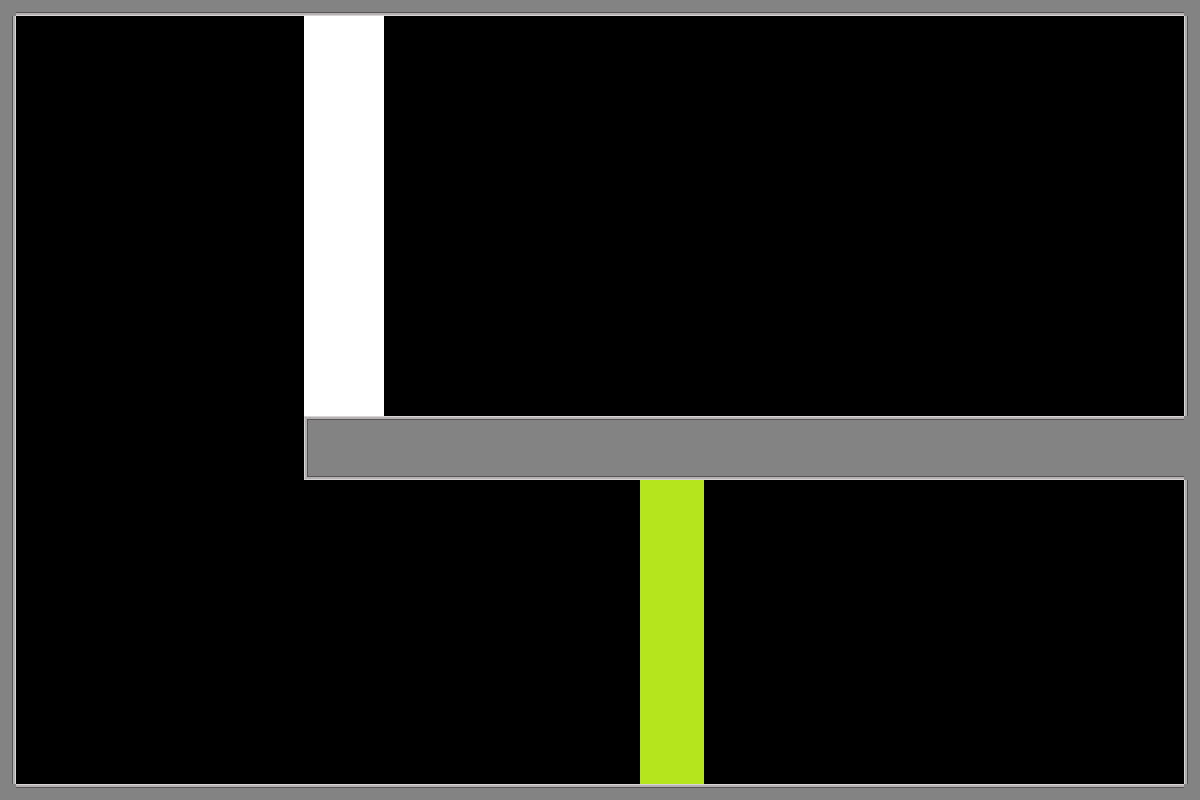

A 2D game scene composited from a Tiled map and its tileset images. What follows is a short description and the map's XML, with each tile layer's data collapsed to a summary:
An orthogonal 75x50 tile map with 16x16 px tiles, 1 tile layer (Tile Layer 1) and 2 objects (green_button, white_button).

<map version="1.10" tiledversion="1.12.2" orientation="orthogonal" renderorder="right-down" width="75" height="50" tilewidth="16" tileheight="16" infinite="0" nextlayerid="3" nextobjectid="5">
 <tileset firstgid="1" source="place_holder_tileset.tsx" />
 <layer id="1" name="Tile Layer 1" width="75" height="50">
  <data>[3750 cells, 667 non-empty, 9 distinct tile ids]</data>
 </layer>
 <objectgroup id="2" name="object_layer">
  <object id="3" name="green_button" x="215.781" y="47.8665" width="128" height="32" rotation="180">
   <properties>
    <property name="obj_type" value="button" />
   </properties>
  </object>
  <object id="4" name="white_button" x="777.052" y="55.4009" width="132.71" height="43.4324" rotation="180">
   <properties>
    <property name="obj_type" value="button" />
   </properties>
  </object>
 </objectgroup>
</map>
